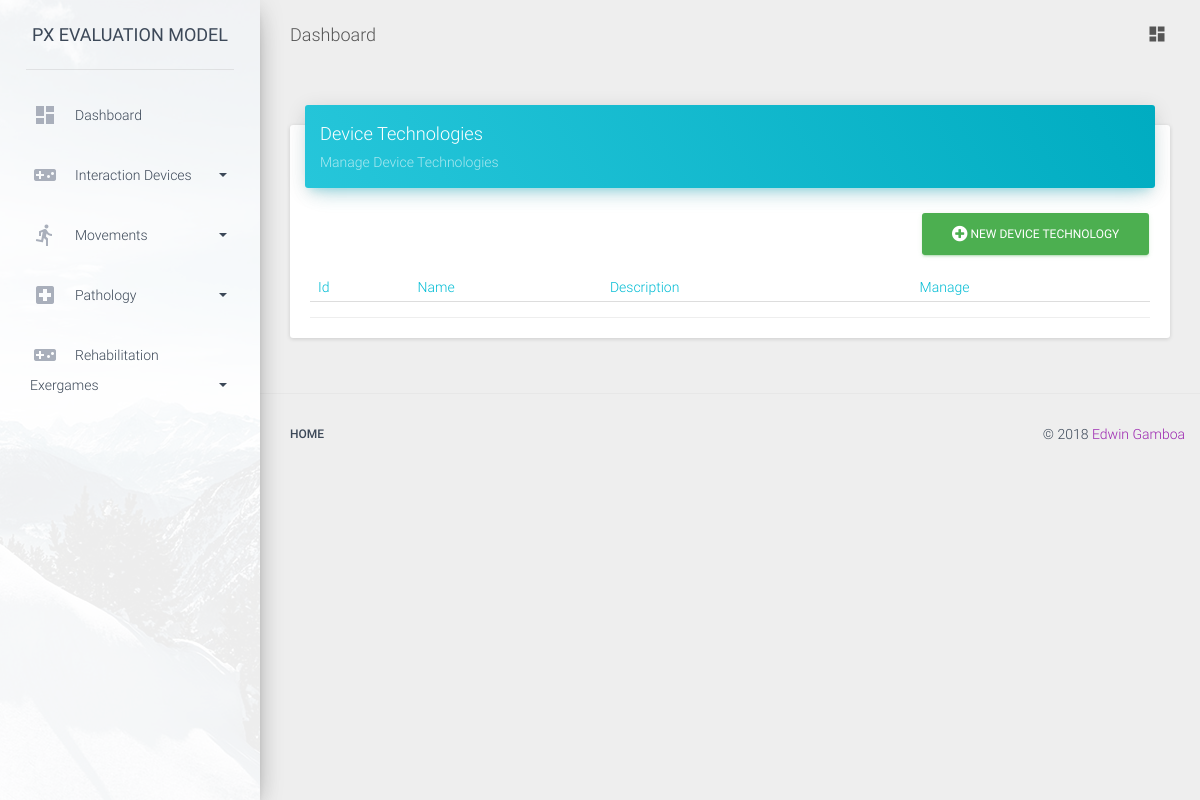
Before: /interaction_device/device_tech/ with the older database file.
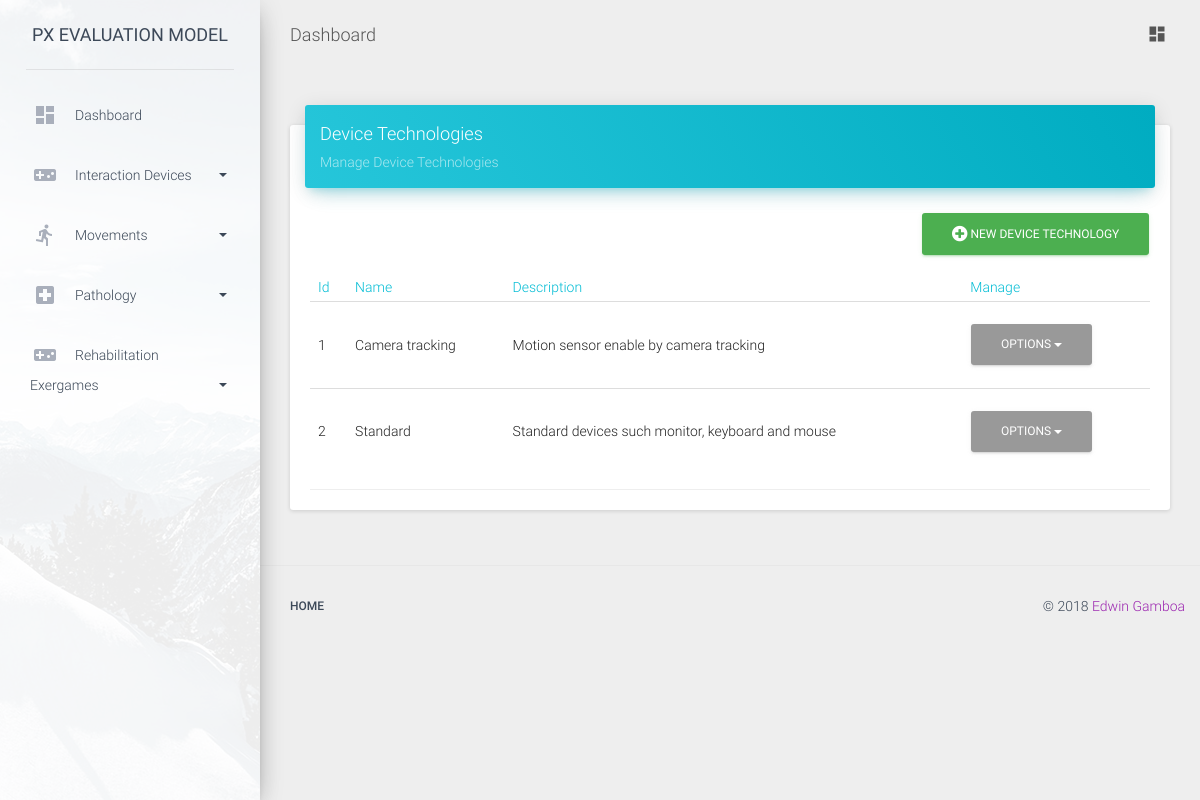
After: the same page with the newer database file.
### interaction_devices/models.py (models this page shows, shortened)
class DeviceTechnology(models.Model):
    name = models.CharField(max_length=140)
    description = models.TextField()

### interaction_devices/views.py (the view)
class DeviceTechnologyList(ListView):
    model = DeviceTechnology

### templates/interaction_devices/devicetechnology_list.html (shortened to what this page needs)
{% extends "list_base.html" %}
{% block card_title %}Device Technologies{% endblock card_title %}
{% block card_description %}Manage Device Technologies{% endblock card_description%}
{% block table_head %}
    <tr>
        <th>Id</th>
        <th>Name</th>
        <th>Description</th>
        <th>Manage</th>
    </tr>
{% endblock table_head %}
{% block table_body %}
    {% for object in object_list %}
        <tr>
            <td>{{ object.id }}</td>
            <td>{{ object.name }}</td>
            <td>{{ object.description }}</td>
            <td>
                <div class="dropdown">
                    <a href="#" class="btn dropdown-toggle" data-toggle="dropdown">
                        Options
                        <b class="caret"></b>
                    </a>
                </div>
            </td>
        </tr>
    {% endfor %}
{% endblock table_body %}
{% block new_url %} {% url 'interaction_device:new_tech' %} {% endblock new_url %}
{% block new_object_name %}Device Technology{% endblock new_object_name %}

Changed rows visible on the page:
added DeviceTechnology: id "1", name "Camera tracking", description "Motion sensor enable by camera tracking"
added DeviceTechnology: id "2", name "Standard", description "Standard devices such monitor, keyboard and mouse"
